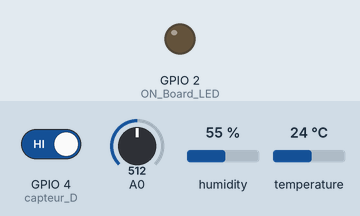
A sketch run on a simulated ESP8266 (NodeMCU). Shown: output pins drawn as LEDs (lit = HIGH). Inputs (shaded band) come from the test bench; at power-on: GPIO 4 (capteur_D) HIGH, A0 = 512, humidity 55 %, temperature 24 °C. WiFi joins after 1.5 s; servers stay silent unless stated; uploads are accepted with an empty reply; what the sketch prints to the serial monitor is not drawn.

Above: at 0.0 s.
At 3.7 s:
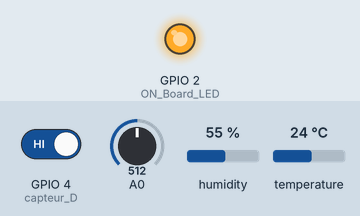
3.8 s: GPIO 4 (capteur_D) driven LOW
Timing chart, 0 to 6.8 s (numbered marks = the images above; inputs shaded):
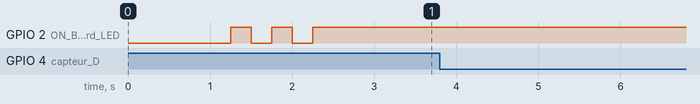

Measured:
- after the input at 3.8 s, every drawn part: stays the same

The sketch:

Espcode.ino
```cpp
#include <ESP8266WiFi.h>
#include <WiFiClientSecure.h>
#include "DHT.h"
#define DHTTYPE DHT11 // type of the temperature sensor
const int DHTPin = 5; //--> The pin used for the DHT11 sensor is Pin D1 = GPIO5
const int capteur_D = 4;// rain
DHT dht(DHTPin, DHTTYPE); //--> Initialize DHT sensor, DHT dht(Pin_used, Type_of_DHT_Sensor);

#define ON_Board_LED 2  //--> Defining an On Board LED, used for indicators when the process of connecting to a wifi router

//MQ7
float RS_gas = 0;
float ratio = 0;
float sensorValue = 0;
float sensor_volt = 0;
float R0 = 35235.48;


const char* ssid = "Jnana's Galaxy M32"; //--> Your wifi name or SSID.
const char* password = "fjqb5196"; //--> Your wifi password.


//----------------------------------------Host & httpsPort
const char* host = "script.google.com";
const int httpsPort = 443;
//----------------------------------------

WiFiClientSecure client; //--> Create a WiFiClientSecure object.

String GAS_ID = "AKfycbxa8PETASBUntRoZ2u4WS67Rdvp3Z8IxFw_PUuhMOKcK1CL-sQlCpNIVGvaDP9axmM"; //--> spreadsheet script ID

void setup() {
  // put your setup code here, to run once:
  Serial.begin(115200);
  delay(500);

   pinMode(capteur_D, INPUT);//rain
  dht.begin();  //--> Start reading DHT11 sensors
  delay(500);

  WiFi.begin(ssid, password); //--> Connect to your WiFi router
  Serial.println("");

  pinMode(ON_Board_LED,OUTPUT); //--> On Board LED port Direction output
  digitalWrite(ON_Board_LED, HIGH); //--> Turn off Led On Board

  //----------------------------------------Wait for connection
  Serial.print("Connecting");
  while (WiFi.status() != WL_CONNECTED) {
    Serial.print(".");
    //----------------------------------------Make the On Board Flashing LED on the process of connecting to the wifi router.
    digitalWrite(ON_Board_LED, LOW);
    delay(250);
    digitalWrite(ON_Board_LED, HIGH);
    delay(250);
    //----------------------------------------
  }
  //----------------------------------------
  digitalWrite(ON_Board_LED, HIGH); //--> Turn off the On Board LED when it is connected to the wifi router.
  Serial.println("");
  Serial.print("Successfully connected to : ");
  Serial.println(ssid);
  Serial.print("IP address: ");
  Serial.println(WiFi.localIP());
  Serial.println();
  //----------------------------------------

  client.setInsecure();
}

void loop() {
  // Reading temperature or humidity takes about 250 milliseconds!
  // Sensor readings may also be up to 2 seconds 'old' (its a very slow sensor)
  int h = dht.readHumidity();
  // Read temperature as Celsius (the default)
  float t = dht.readTemperature();

  //MQ7
  sensorValue = analogRead(A0);
   sensor_volt = sensorValue/1024*5.0;
   RS_gas = (5.0-sensor_volt)/sensor_volt;
   ratio = RS_gas/R0; //Replace R0 with the value found using the sketch above
   float mx = 1538.46 * ratio;
   float mppm = pow(mx,-1.709);

   //rain
   bool r;
   r=digitalRead(capteur_D);
   {
if(r== LOW)
  {
    Serial.println("Digital value : wet");
    delay(10);
  }
else
  {
    Serial.println("Digital value : dry");
    delay(10);
  }

  // Check if any reads failed and exit early (to try again).
  if (isnan(h) || isnan(t)) {
    Serial.println("Failed to read from DHT sensor !");
    delay(500);
    return;
  }
  String Temp = "Temperature : " + String(t) + " °C";
  String Humi = "Humidity : " + String(h) + " %";
  String mpp = "MQ7 : " + String(mppm) + " ppm";
  String rain ="Rain : " + String(r) ;
  Serial.println(Temp);
  Serial.println(Humi);
  Serial.println(mpp);
  Serial.println(rain);
   }
  sendData(t, h,mppm,r); //--> Calls the sendData Subroutine
}

// Subroutine for sending data to Google Sheets
void sendData(float tem, int hum, float mp,bool ra ) {
  Serial.println("==========");
  Serial.print("connecting to ");
  Serial.println(host);

  //----------------------------------------Connect to Google host
  if (!client.connect(host, httpsPort)) {
    Serial.println("connection failed");
    return;
  }
  //----------------------------------------

  //----------------------------------------Processing data and sending data
  String string_temperature =  String(tem);
  // String string_temperature =  String(tem, DEC);
  String string_humidity =  String(hum, DEC);
  String string_CO =  String(mp, DEC);
  String string_Rain =  String(ra);
  String url = "/macros/s/" + GAS_ID + "/exec?temperature=" + string_temperature + "&humidity=" + string_humidity+"&MQ7=" + string_CO+ "&Rain=" + string_Rain;
  Serial.print("requesting URL: ");
  Serial.println(url);

  client.print(String("GET ") + url + " HTTP/1.1\r\n" +
         "Host: " + host + "\r\n" +
         "User-Agent: BuildFailureDetectorESP8266\r\n" +
         "Connection: close\r\n\r\n");

  Serial.println("request sent");
  //----------------------------------------

  //----------------------------------------Checking whether the data was sent successfully or not
  while (client.connected()) {
    String line = client.readStringUntil('\n');
    if (line == "\r") {
      Serial.println("headers received");
      break;
    }
  }
  String line = client.readStringUntil('\n');
  if (line.startsWith("{\"state\":\"success\"")) {
    Serial.println("esp8266/Arduino CI successfull!");
  } else {
    Serial.println("esp8266/Arduino CI has failed");
  }
  Serial.print("reply was : ");
  Serial.println(line);
  Serial.println("closing connection");
  Serial.println("==========");
  Serial.println();
  delay(6000);
  //----------------------------------------
}
//==============================================================================
```
